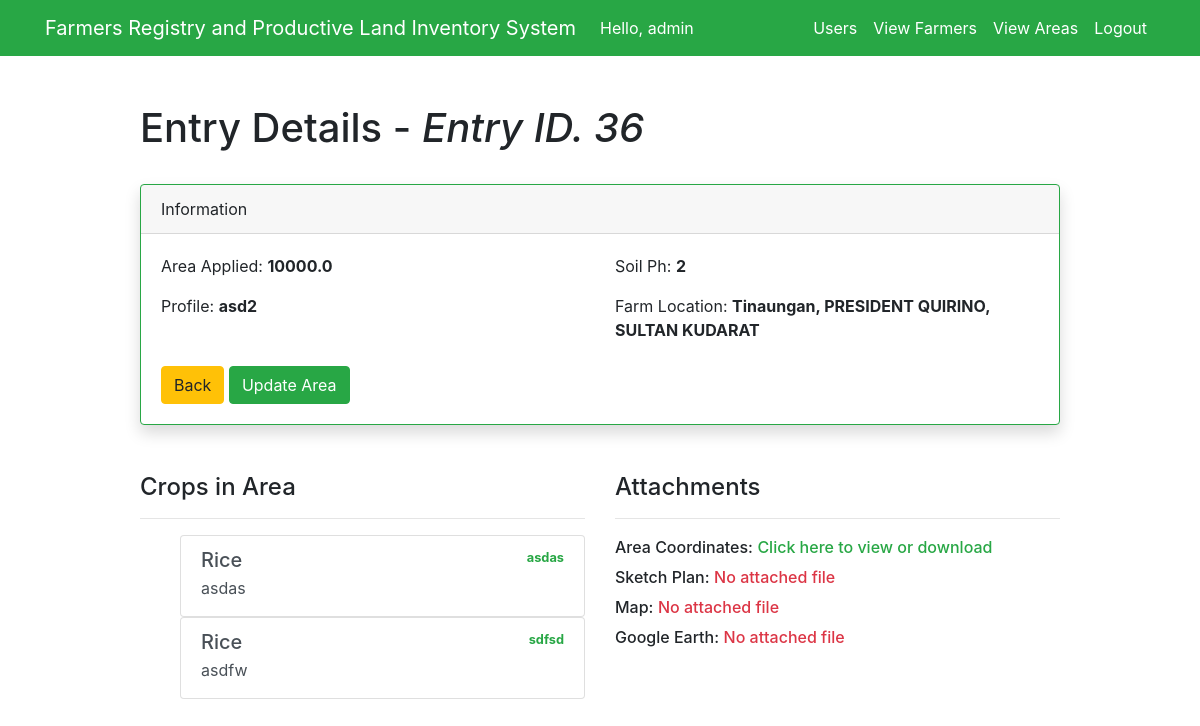
Page /dashboard/viewuserarea/36/ (signed in) on the committed database.
### test_app/models.py (models this page shows)
class UsersAreaInfo(models.Model):
    RICE = 'Rice'
    CORN = 'Corn'
    SUGARCANE = 'Sugarcane'
    PLANTED = [
        (RICE, 'Rice'),
        (CORN, 'Corn'),
        (SUGARCANE, 'Sugarcane'),
    ]
    farmer_id = models.ForeignKey(Farmer, models.CASCADE, db_column='farmer_id')
    total_area = models.FloatField()
    crop_planted = models.CharField(max_length=9, choices=PLANTED, default=RICE, blank=True, null=True)
    remarks = models.CharField(max_length=100, blank=True, null=True)
    sketch_plan = models.FileField(upload_to='documents_sp/', max_length=254, blank=True)
    map = models.FileField(upload_to='documents_map/', max_length=254, blank=True)
    google_earth = models.FileField(upload_to='documents_ge/', max_length=254, blank=True)
    area_coordinates = models.FileField(upload_to='documents_coordinates/', max_length=254, blank=True)
    profile_field = models.CharField(max_length=250)
    soil_ph = models.IntegerField()
    region = models.CharField(max_length=200)
    province = models.CharField(max_length=200)
    muncity = models.CharField(max_length=200)
    brgy = models.CharField(max_length=200)

class AreaCrop(models.Model):
    RICE = 'Rice'
    CORN = 'Corn'
    SUGARCANE = 'Sugarcane'
    PLANTED = [
        (RICE, 'Rice'),
        (CORN, 'Corn'),
        (SUGARCANE, 'Sugarcane'),
    ]
    area_id = models.ForeignKey(UsersAreaInfo, models.CASCADE, db_column='area_id', default=None)
    crop_planted = models.CharField(max_length=9, choices=PLANTED, default=RICE)
    status = models.CharField(max_length=100, blank=True, null=True)
    remarks = models.CharField(max_length=100, blank=True, null=True)

### test_app/views.py (the view)
# urls.py: path('dashboard/viewuserarea/<int:pk>/', views.view_area_admin, name='view_area_admin'),
@login_required(login_url='/')
def view_area_admin(request, pk):
    if request.method == 'GET':
        user_area = get_object_or_404(UsersAreaInfo, id=pk)
        crop_in_area = AreaCrop.objects.filter(area_id=pk)
        farm_location = str(get_brgy(user_area.brgy)) + ', ' \
                        + str(get_muncity(user_area.muncity)) + ', ' \
                        + str(get_province(user_area.province))
        context = {
            'user_area': user_area,
            'farm_location': farm_location,
            'crop_in_area': crop_in_area,
        }
        return render(request, 'test_app/viewarea.html', context)
    else:
        pass

### test_app/views.py (called while the page is built)
def get_province(province_id):
    if province_id != 0:
        province_name = ProvincialCode.objects.get(prov_code=province_id).province_name
        return province_name

def get_muncity(muncity_id):
    if muncity_id != 0:
        muncity_name = MunCityCode.objects.get(muncity_code=muncity_id).muncity_name
        return muncity_name

def get_brgy(brgy_id):
    if brgy_id != 0:
        brgy_name = BrgyCode.objects.get(brgy_psgc_code=brgy_id).brgy_name
        return brgy_name

### test_app/templates/test_app/viewarea.html (shortened to what this page needs)
{% extends 'test_app/base.html' %}
{% block content %}
<div class="row justify-content-center mt-5">
    <div class="col-md-10">
        <h1>Entry Details - <em>Entry ID. {{ user_area.id }}</em></h1>
        <br>
        <div class="card shadow border-success">
            <div class="card-header">
                Information
            </div>
            <div class="card-body">
                <div class="row">
                    <div class="col-sm-12 col-md-6">
                        <p class="card-text">Area Applied: <strong>{{ user_area.total_area }}</strong></p>
                        <p class="card-text">Profile: <strong>{{ user_area.profile_field }}</strong></p>
                    </div>
                    <div class="col-sm-12 col-md-6">
                        <p class="card-text">Soil Ph: <strong>{{ user_area.soil_ph }}</strong></p>
                        <p class="card-text">Farm Location: <strong>{{ farm_location }}</strong></p>
                    </div>
                </div>
                <br>
                {% if user.is_superuser %}
                    <a href="{% url 'user_dashboard' %}" class="btn btn-warning">Back</a>
                {% else %}
                    <a href="{% url 'user_info' %}" class="btn btn-warning">Back</a>
                {% endif %}
                <button type="button" class="btn btn-success" data-toggle="modal" data-target="#updateAreaModal" data-backdrop="static" data-keyboard="false">
                    Update Area
                </button>
            </div>
        </div>
        <br><br>
        <div class="row">
            <div class="col-sm-12 col-md-6 col-lg-6">
                <h4>Crops in Area</h4><hr>
                <ul class="list_group">
                    {% if not crop_in_area %}
                        <p class="mb-1 text-danger"><strong>No crop(s) found in area</strong></p>
                    {% else %}
                        {% for crop in crop_in_area %}
                            <div class="list-group">
                                <a href="#" class="list-group-item list-group-item-action flex-column align-items-start">
                                    <div class="d-flex w-100 justify-content-between">
                                        <h5 class="mb-1">{{ crop.crop_planted }}</h5>
                                        <small class="text-success"><strong>{{ crop.status }}</strong></small>
                                    </div>
                                    <p class="mb-1">{{ crop.remarks }}</p>
                                </a>
                            </div>
                        {% endfor %}
                    {% endif %}
                </ul>
            </div>
            <div class="col-sm-12 col-md-6 col-lg-6">
                <h4>Attachments</h4><hr>
                <label class="h6">Area Coordinates: </label>
                {% if user_area.area_coordinates %}
                    <a class="h6 btn-outline-success" href="/media/{{ user_area.area_coordinates }}" target="_blank">Click here to view or download</a><br>
                {% else %}
                    <a class="h6 btn-outline-danger" href="#">No attached file</a><br>
                {% endif %}
                {% if user.groups.all.0.id == 2 or user.is_superuser %}
                    <label class="h6">Sketch Plan: </label>
                    {% if user_area.sketch_plan %}
                        <a class="h6 btn-outline-success" href="/media/{{ user_area.sketch_plan }}" target="_blank">Click here to view or download</a><br>
                    {% else %}
                        <a class="h6 btn-outline-danger" href="#">No attached file</a><br>
                    {% endif %}
                    <label class="h6">Map: </label>
                    {% if user_area.map %}
                        <a class="h6 btn-outline-success" href="/media/{{ user_area.map }}" target="_blank">Click here to view or download</a><br>
                    {% else %}
                        <a class="h6 btn-outline-danger" href="#">No attached file</a><br>
                    {% endif %}
                    <label class="h6">Google Earth: </label>
                    {% if user_area.google_earth %}
                        <a class="h6 btn-outline-success" href="/media/{{ user_area.google_earth }}" target="_blank">Click here to view or download</a><br>
                    {% else %}
                        <a class="h6 btn-outline-danger" href="#">No attached file</a><br>
                    {% endif %}
                {% endif %}
            </div>
        </div>
    </div>
</div>
{% endblock %}

### test_app/templates/test_app/base.html (shortened to what this page needs)
<!doctype html>
<html lang="en">
<head>
    <link rel="stylesheet" href="https://stackpath.bootstrapcdn.com/bootstrap/4.4.1/css/bootstrap.min.css">
</head>
<body>
<nav class="navbar navbar-expand-md navbar-light bg-success">
<div class="container">
    {% if user.is_superuser %}<a class="navbar-brand" href="{% url 'user_dashboard' %}">{% else %}<a class="navbar-brand" href="{% url 'user_info' %}">{% endif %}
        <span class="text-white">Farmers Registry and Productive Land Inventory System</span>
    </a>
    <div class="collapse navbar-collapse" id="navbarNav">
        {% if user.is_authenticated %}
            <ul class="navbar-nav mr-auto">
                <li class="nav-item">
                    <span class="nav-link text-white">Hello, {{ request.user }}</span>
                </li>
            </ul>
        {% endif %}
    <ul class="navbar-nav ml-auto">
        {% if user.is_authenticated %}
            <li class="nav-item">
                {% if user.is_superuser %}
                    <a href="{% url 'user_list' %}" class="nav-link text-white">Users</a>
                {% endif %}
            </li>
            <li class="nav-item">
                {% if user.is_superuser %}
                    <a href="{% url 'user_dashboard' %}" class="nav-link text-white">View Farmers</a>
                {% endif %}
            </li>
            <li class="nav-item">
                {% if user.is_superuser %}
                    <a href="{% url 'viewarea_dashboard' %}" class="nav-link text-white">View Areas</a>
                {% endif %}
            </li>
            <li class="nav-item">
                <a href="#" onclick="$('#signOutBtn').click()" class="nav-link text-white">Logout</a>
            </li>
        {% endif %}
    </ul>
    </div>
</div>
</nav>
<div class="container">
{% block content %}{% endblock %}
</div>
</body>
</html>

### rows in the picture
UsersAreaInfo: id "36", total_area "10000.0", profile_field "asd2", soil_ph "2"
AreaCrop: crop_planted "Rice", status "asdas", remarks "asdas"
AreaCrop: crop_planted "Rice", status "sdfsd", remarks "asdfw"

### other values in the picture
{{ request.user }} "admin"
{{ farm_location }} "Tinaungan, PRESIDENT QUIRINO, SULTAN KUDARAT"
